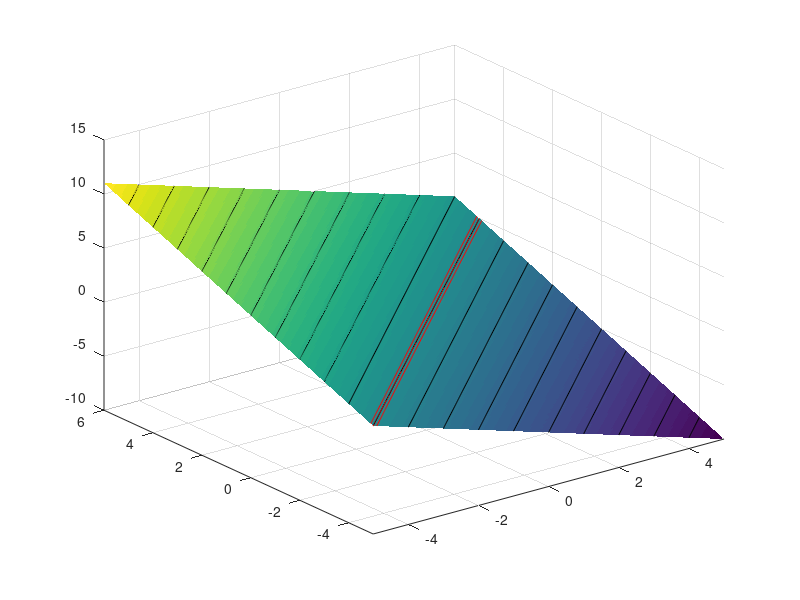
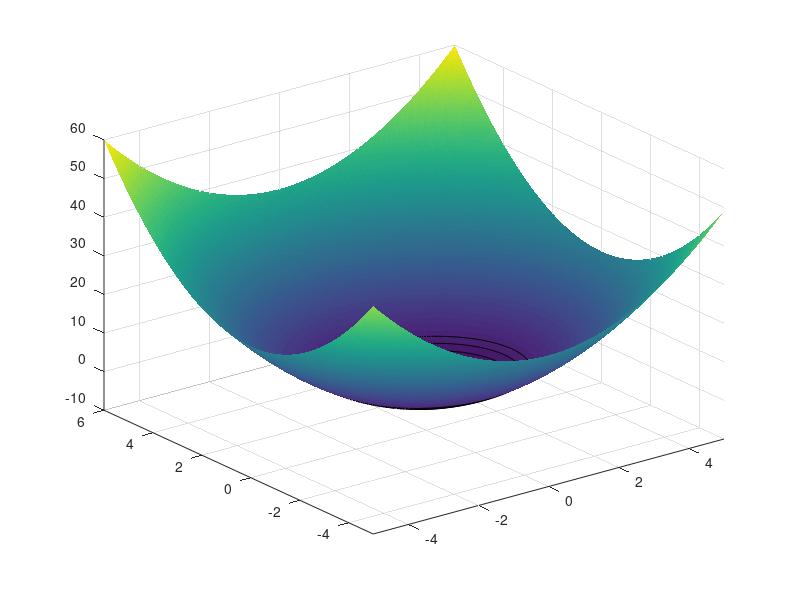
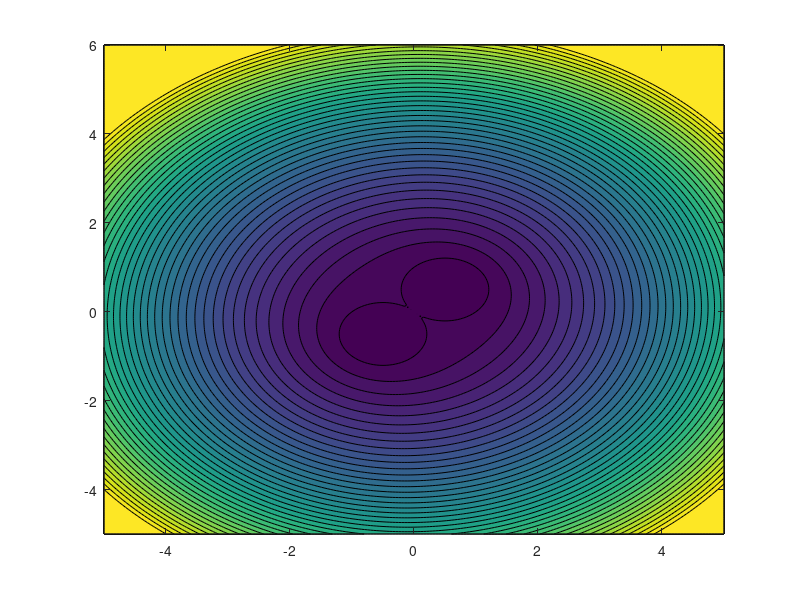

Reproduce these figures in MATLAB, in order. (Note: this script raises an error after producing the figures.)
clear all
close all

% function
Fx_af = @(X,Y) Y - X ;
dFxdx_af = @(X,Y) - ones(size(X)) ;
dFxdy_af = @(X,Y) ones(size(X)) ;
Fy_af = @(X,Y) X.^2 + Y.^2 - 1 ;
dFydx_af = @(X,Y) 2*X ;
dFydy_af = @(X,Y) 2*Y ;

f = @(x) [Fx_af(x(1),x(2)); Fy_af(x(1),x(2))] ;
Df = @(x) [dFxdx_af(x(1),x(2)) dFxdy_af(x(1),x(2)); ...
           dFydx_af(x(1),x(2)) dFydy_af(x(1),x(2))] ;

% make 2d mesh
x = -5:0.05:6 ;
y = -5:0.05:5 ;
[X,Y] = meshgrid(y,x) ;

% Calculate functions
Fx = Fx_af(X,Y) ;
Fy = Fy_af(X,Y) ;
figure ;
surf(X,Y,Fx,'EdgeColor','none')
hold on
contour3(X,Y,Fx,-10:10,'k')
contour3(X,Y,Fx,-0.1:0.1:0.1,'r')

figure ;
surf(X,Y,Fy,'EdgeColor','none')
hold on
contour3(X,Y,Fy,-5:5,'k')
contour3(X,Y,Fy,-0.1:0.1:0.1,'r')

% norm of F
normF = sqrt(Fx.^2 + Fy.^2) ;

% Jacobian of F (four components)
dFxdx = dFxdx_af(X,Y) ;
dFydx = dFydx_af(X,Y) ;
dFxdy = dFxdy_af(X,Y) ;
dFydy = dFydy_af(X,Y) ;

% Newton Direction
%for ix = 1:numel(x) ;
%for iy = 1:numel(y) ;
%  local_Jacobian = [dFxdx(iy,ix) dFxdy(iy,ix) ; dFydx(iy,ix) dFydy(iy,ix)] ;
%  local_F = [Fx(iy,ix) ; Fy(iy,ix)] ;
%  local_Newton_dir = - local_Jacobian \ local_F ;
%  Newton_dirx(iy,ix) = local_Newton_dir(1) ;
%  Newton_diry(iy,ix) = local_Newton_dir(2) ;
%end
%end

figure ;
contourf(X,Y,normF,0:1:40)
hold on
%streamslice(X,Y,Newton_dirx,Newton_diry)

% chose X0 = (2,1) and use the jacobian there only
x0 = 3 ;
y0 = 1 ;
%Jacobian_at_X0 = [dFxdx_af(y0,x0) dFxdy_af(y0,x0) ; dFydx_af(y0,x0) dFydy_af(y0,x0)] ;
%Jacobian_at_X0 = [dFxdx_af(x0,y0) dFxdy_af(x0,y0) ; dFydx_af(x0,y0) dFydy_af(x0,y0)] ;
Jacobian_at_X0 = Df([x0;y0]) ;
Jacobian_at_X0_f = linfactor(Jacobian_at_X0) ;
plot(x0,y0,'xk')

% Chord Direction
for ix = 1:numel(x) ;
for iy = 1:numel(y) ;
  local_F = f([x(ix),y(iy)]) ;
  local_Chord_dir = - linfactor(Jacobian_at_X0_f,local_F) ;
  local_Jacobian = [dFxdx_af(x(ix),y(iy)) dFxdy_af(x(ix),y(iy)) ; dFydx_af(x(ix),y(iy)) dFydy_af(x(ix),y(iy))] ;
  local_Newton_dir = - local_Jacobian \ local_F ;
  Chord_dirx(ix,iy) = local_Chord_dir(1) ;
  Chord_diry(ix,iy) = local_Chord_dir(2) ;
  Newton_dirx(ix,iy) = local_Newton_dir(1) ;
  Newton_diry(ix,iy) = local_Newton_dir(2) ;
end
end
h = streamslice(X,Y,Chord_dirx,Chord_diry) ;
set( h, 'Color', 'r' )
h2 = streamslice(X,Y,Newton_dirx,Newton_diry) ;
set( h2, 'Color', 'k' )

x_n = [x0;y0] ;

for ii = 1:29
  x_n(:,ii+1) = x_n(:,ii) - Df(x_n(:,ii)) \ f(x_n(:,ii)) ;
end

plot(x_n(1,:),x_n(2,:),'o-g')
